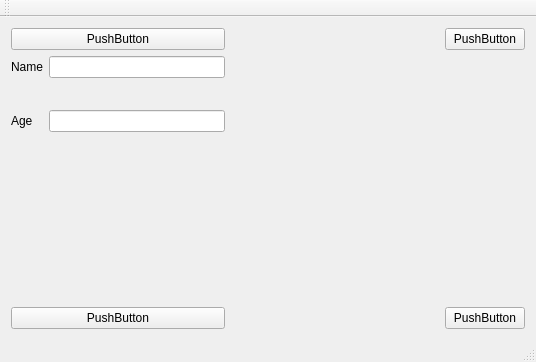
<?xml version="1.0" encoding="UTF-8"?>
<ui version="4.0">
 <class>MainWindow</class>
 <widget class="QMainWindow" name="MainWindow">
  <property name="geometry">
   <rect>
    <x>0</x>
    <y>0</y>
    <width>536</width>
    <height>362</height>
   </rect>
  </property>
  <property name="windowTitle">
   <string>MainWindow</string>
  </property>
  <widget class="QWidget" name="centralWidget">
   <layout class="QGridLayout" name="gridLayout">
    <item row="1" column="0">
     <layout class="QFormLayout" name="formLayout">
      <item row="1" column="0">
       <widget class="QLabel" name="label">
        <property name="text">
         <string>Name</string>
        </property>
       </widget>
      </item>
      <item row="1" column="1">
       <widget class="QLineEdit" name="lineEdit"/>
      </item>
      <item row="2" column="1">
       <spacer name="verticalSpacer">
        <property name="orientation">
         <enum>Qt::Horizontal</enum>
        </property>
        <property name="sizeHint" stdset="0">
         <size>
          <width>40</width>
          <height>20</height>
         </size>
        </property>
       </spacer>
      </item>
      <item row="3" column="0">
       <widget class="QLabel" name="label_2">
        <property name="text">
         <string>Age</string>
        </property>
       </widget>
      </item>
      <item row="3" column="1">
       <widget class="QLineEdit" name="lineEdit_2"/>
      </item>
     </layout>
    </item>
    <item row="0" column="1">
     <spacer name="horizontalSpacer">
      <property name="orientation">
       <enum>Qt::Horizontal</enum>
      </property>
      <property name="sizeHint" stdset="0">
       <size>
        <width>40</width>
        <height>20</height>
       </size>
      </property>
     </spacer>
    </item>
    <item row="1" column="2">
     <spacer name="verticalSpacer_3">
      <property name="orientation">
       <enum>Qt::Vertical</enum>
      </property>
      <property name="sizeHint" stdset="0">
       <size>
        <width>20</width>
        <height>40</height>
       </size>
      </property>
     </spacer>
    </item>
    <item row="3" column="1">
     <spacer name="horizontalSpacer_2">
      <property name="orientation">
       <enum>Qt::Horizontal</enum>
      </property>
      <property name="sizeHint" stdset="0">
       <size>
        <width>40</width>
        <height>20</height>
       </size>
      </property>
     </spacer>
    </item>
    <item row="1" column="1">
     <spacer name="verticalSpacer_2">
      <property name="orientation">
       <enum>Qt::Vertical</enum>
      </property>
      <property name="sizeHint" stdset="0">
       <size>
        <width>20</width>
        <height>40</height>
       </size>
      </property>
     </spacer>
    </item>
    <item row="3" column="0">
     <widget class="QPushButton" name="pushButton_3">
      <property name="text">
       <string>PushButton</string>
      </property>
     </widget>
    </item>
    <item row="0" column="2">
     <widget class="QPushButton" name="pushButton_2">
      <property name="text">
       <string>PushButton</string>
      </property>
     </widget>
    </item>
    <item row="3" column="2">
     <widget class="QPushButton" name="pushButton">
      <property name="text">
       <string>PushButton</string>
      </property>
     </widget>
    </item>
    <item row="0" column="0">
     <widget class="QPushButton" name="pushButton_4">
      <property name="text">
       <string>PushButton</string>
      </property>
     </widget>
    </item>
   </layout>
  </widget>
  <widget class="QMenuBar" name="menuBar">
   <property name="geometry">
    <rect>
     <x>0</x>
     <y>0</y>
     <width>536</width>
     <height>21</height>
    </rect>
   </property>
  </widget>
  <widget class="QToolBar" name="mainToolBar">
   <attribute name="toolBarArea">
    <enum>TopToolBarArea</enum>
   </attribute>
   <attribute name="toolBarBreak">
    <bool>false</bool>
   </attribute>
  </widget>
  <widget class="QStatusBar" name="statusBar"/>
 </widget>
 <layoutdefault spacing="6" margin="11"/>
 <resources/>
 <connections/>
</ui>
